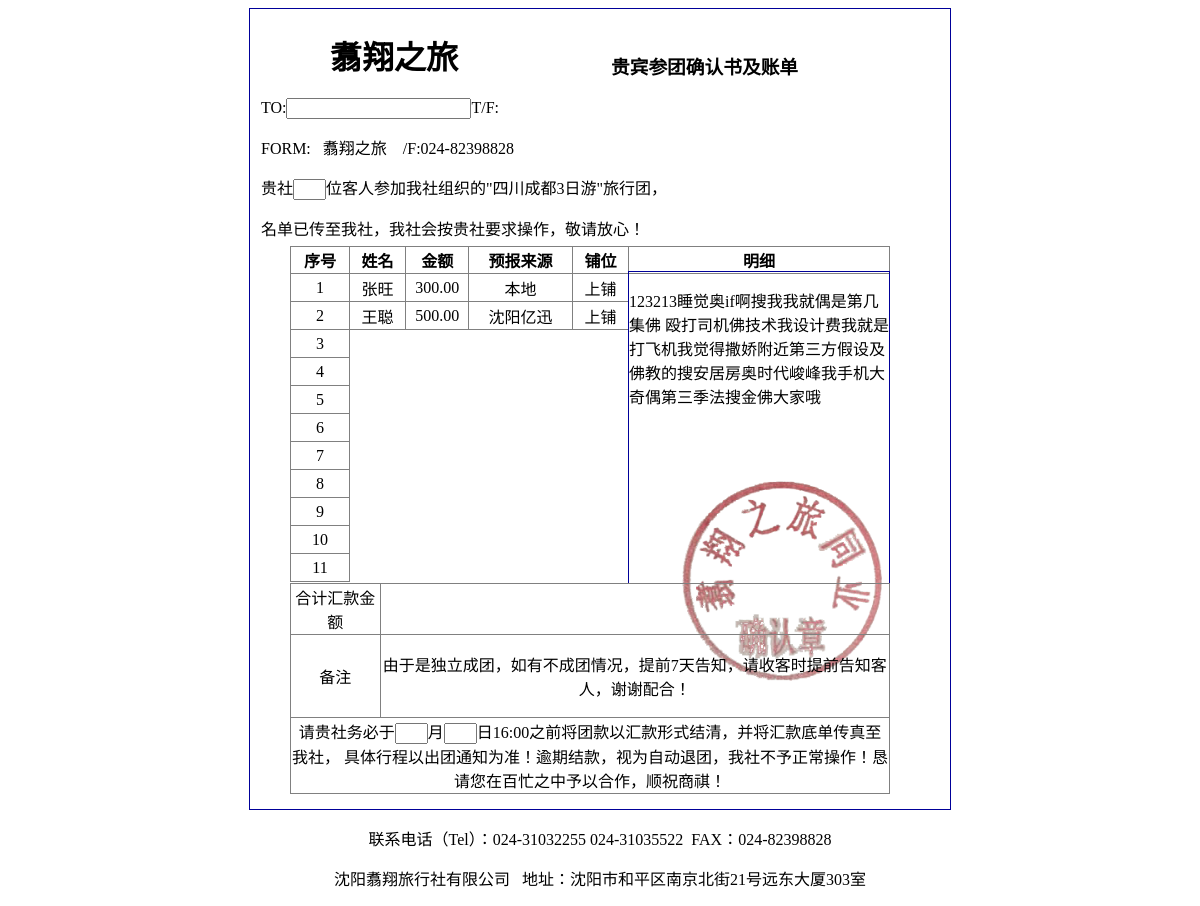
Page /main/table/1/ (signed in) on the earlier database version.
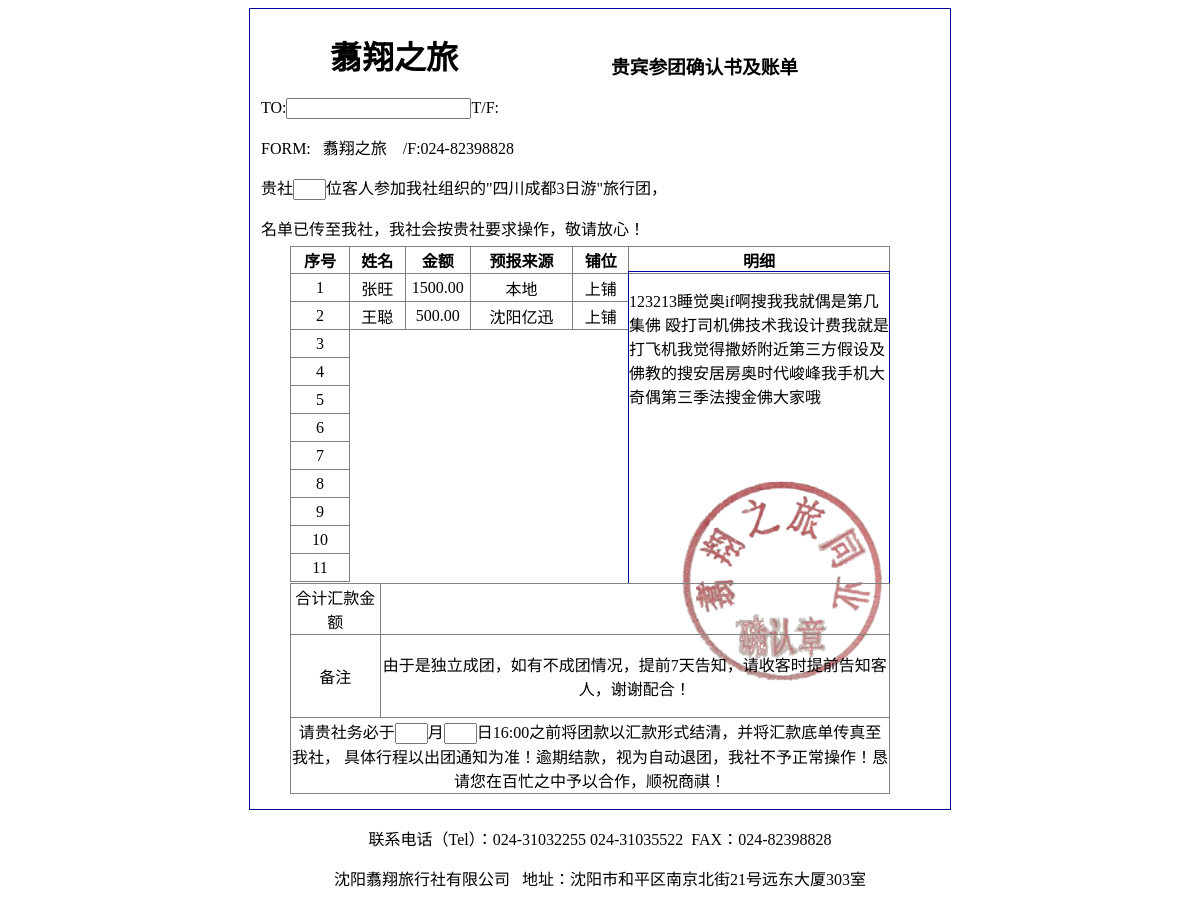
Same page on the later database version.
### learning_logs/models.py (models this page shows, shortened)
class Topic(models.Model):
    tour_name = models.CharField('旅行团名称', max_length=100)
    text = models.TextField('旅行团备注')
    route1 = models.CharField('行程1', max_length=500, null=True)
    route2 = models.CharField('行程2', max_length=500, null=True)
    route3 = models.CharField('行程3', max_length=500, null=True)
    route4 = models.CharField('行程4', max_length=500, null=True)
    route5 = models.CharField('行程5', max_length=500, null=True)
    date_added = models.DateField('建立时间', auto_now_add=True)
    date_start = models.DateField('出发日期')
    owner = models.ForeignKey(User, on_delete=models.CASCADE)
    def __str__(self):
        return self.tour_name
    class Meta:
        verbose_name = '旅行团名称'
        verbose_name_plural = '旅行团名称'

class Entry(models.Model):
    GENDER_CHOICES = (
        (u'男', u'男'),
        (u'女', u'女'),
    )
    bed_choices = (
        (u'上铺', u'上铺'),
        (u'中铺', u'中铺'),
        (u'下铺', u'下铺'),
    )
    topic = models.ForeignKey(Topic, on_delete=models.CASCADE, verbose_name='旅行团名称')
    text = models.TextField('备注')
    date_added = models.DateField('入团时间', auto_now_add=True)
    name = models.CharField('参团人姓名', max_length=50)
    signup = models.CharField('预报来源', max_length=100)
    sex = models.CharField('性别', max_length=2, choices=GENDER_CHOICES)
    number = models.CharField('身份证号', max_length=18)
    phone = models.CharField('联系电话', max_length=11)
    bunk = models.CharField('铺位', max_length=4, choices=bed_choices, default='上铺')
    money = models.DecimalField('结款', max_digits=8, decimal_places=2)
    class Meta(object):
        verbose_name_plural = '参团人员'

### learning_logs/views.py (the view)
# urls.py: path('main/table/<int:topic_id>/', views.table1, name='table1'),
@login_required
def table1(request, topic_id):
    tables = Topic.objects.get(id=topic_id)
    if tables.owner != request.user:
        raise Http404
    entries1 = tables.entry_set.order_by('-date_added')
    context = {'tables': tables, 'entries': entries1}
    return render(request, 'learning_logs/table1.html', context)

### templates/learning_logs/table1.html (shortened to what this page needs)
{% load staticfiles %}
<!DOCTYPE html>
<html lang="en">
<head>
</head>
<body>
    <div id="div_b">
        <div id="div6">
            <img src="{% static 'learning_logs/img/affirm.png' %}">
        </div>
        <h1 id="divh1">&nbsp;翥翔之旅</h1>
        <div>
            <h3 id="divh3">贵宾参团确认书及账单</h3>
        </div>
        <div id="divhtext">
            <p>TO:<input type="text" id="searchbox">T/F:</p>
            <p>FORM:&nbsp;&nbsp; 翥翔之旅&nbsp; &nbsp; /F:024-82398828</p>
            <P>贵社<input type="text" size="1">位客人参加我社组织的<span>"{{ tables }}"</span>旅行团，</P>
            <p>名单已传至我社，我社会按贵社要求操作，敬请放心！</p>
        </div>
        <div id="div1">
            <table border="1">
                <tr>
                    <th width="66">序号</th>
                </tr>
                <tr>
                    <td>1</td>
                </tr>
                <tr>
                    <td>2</td>
                </tr>
                <tr>
                    <td>3</td>
                </tr>
                <tr>
                    <td>4</td>
                </tr>
                <tr>
                    <td>5</td>
                </tr>
                <tr>
                    <td>6</td>
                </tr>
                <tr>
                    <td>7</td>
                </tr>
                <tr>
                    <td>8</td>
                </tr>
                <tr>
                    <td>9</td>
                </tr>
                <tr>
                    <td>10</td>
                </tr>
                <tr>
                    <td>11</td>
                </tr>
            </table>
        </div>
        <div id="div2">
            <table border="1">
                <tr class="parent" id="row_01">
                    <th width="66">姓名</th>
                    <th width="66">金额</th>
                    <th width="130">预报来源</th>
                    <th width="66">铺位</th>
                </tr>
                {% for entry in entries %}
                <tr class="child_row_01">
                    <td>{{entry.name}}</td>
                    <td>{{ entry.money }}</td>
                    <td>{{entry.signup}}</td>
                    <td>{{entry.bunk}}</td>
                {% endfor %}
                </tr>
            </table>
        </div>
        <div id="div3">
            <table border="1">
                <tr>
                    <th width="258">明细</th>
                </tr>
            </table>
        </div>
        <div id="divtopic">
            <p>{{ tables.text }}</p>
        </div>
        <div id="div4">
            <table border="1">
                <tr>
                    <td>合计汇款金额</td>
                    <td><input type="hidden"></td>
                </tr>
                <tr>
                    <td>备注</td>
                    <td>
                        <p>由于是独立成团，如有不成团情况，提前7天告知，请收客时提前告知客人，谢谢配合！</p>
                    </td>
                </tr>
                <tr>
                    <td colspan="2">请贵社务必于<input type="text" size="1">月<input type="text" size="1">日16:00之前将团款以汇款形式结清，并将汇款底单传真至我社， 具体行程以出团通知为准！逾期结款，视为自动退团，我社不予正常操作！恳请您在百忙之中予以合作，顺祝商祺！
                    </td>
                </tr>
            </table>
        </div>
    </div>
    <div id="div5">
        <P id="p1">联系电话（Tel）：024-31032255&nbsp;024-31035522&nbsp;&nbsp;FAX：024-82398828</P>
        <p id="p1">沈阳翥翔旅行社有限公司&nbsp;&nbsp;&nbsp;地址：沈阳市和平区南京北街21号远东大厦303室</p>
    </div>
</body>
</html>

### templates/learning_logs/table1.html (style rules this page uses)
#p1 { text-align: center; }
#div_b { margin-left: auto; margin-right: auto; position: relative; border: 1px solid #000099; width: 700px; height: 800px; }
#div1 { height: 200px; width: 60px; margin: 2px; position: absolute; top: 235px; left: 38px; }
#div2 { height: 60px; width: 280px; margin: 2px; position: absolute; top: 235px; left: 97px; }
#div3 { height: 60px; width: 270px; margin: 2px; position: absolute; top: 235px; left: 376px; }
#div4 { height: 200px; width: 600px; margin: 2px; position: absolute; top: 572px; left: 38px; }
#divtopic { border: 1px solid #000099; height: 311px; width: 260px; margin: 2px; position: absolute; top: 260px; left: 376px; }
#div5 { margin-left: auto; margin-right: auto; position: relative; bottom: 0; }
#div6 { top: 470px; left: 430px; height: 200px; width: 200px; margin: 2px; position: relative; }
img { height: 200px; width: 200px; }
#divh3 { height: 60px; width: 200px; margin: 2px; position: absolute; top: 41px; left: 359px; }
#divh1 { height: 60px; width: 200px; margin: 2px; position: absolute; top: 21px; left: 70px; }
#divhtext { height: 60px; width: 650px; margin: 2px; position: absolute; top: 71px; left: 9px; }
table { border-collapse: collapse; }
td { text-align: center; height: 25px; }
th { text-align: center; }

Differences in the rows shown:
changed Entry "张旺": money "300.00" → "1500.00"
